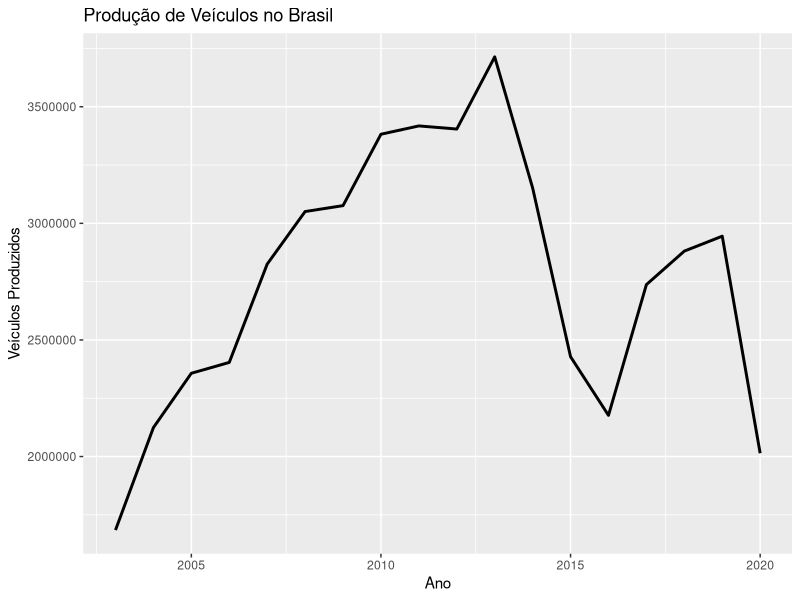
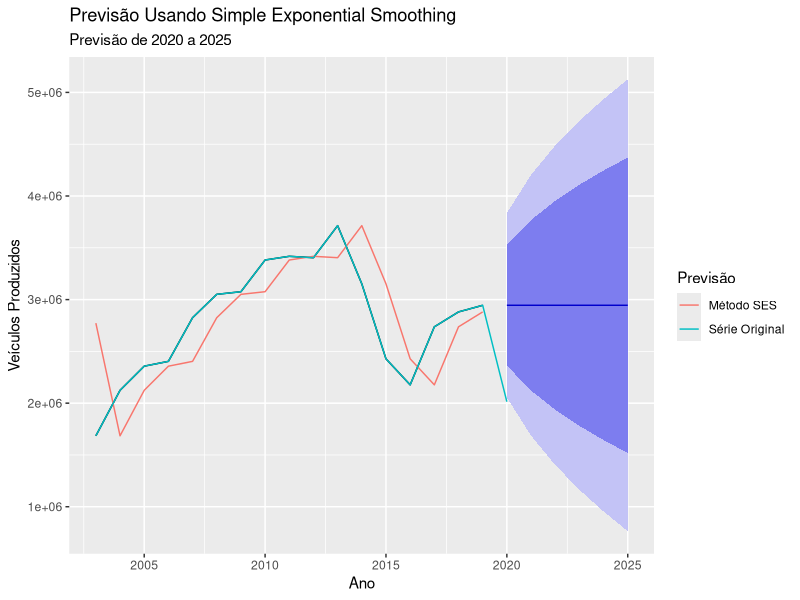
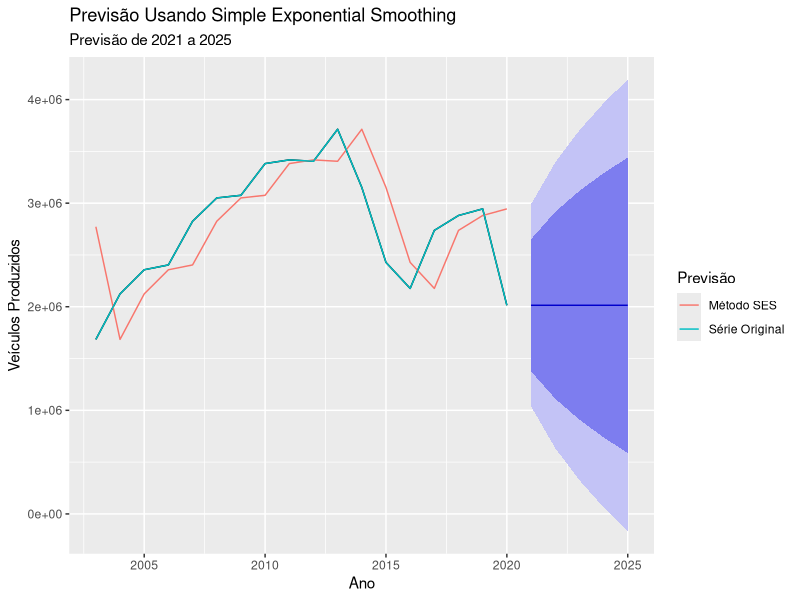
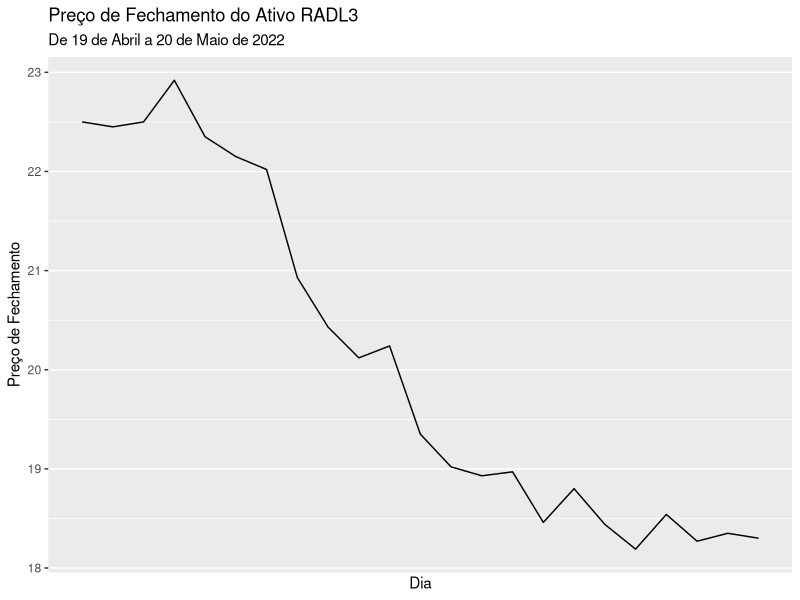
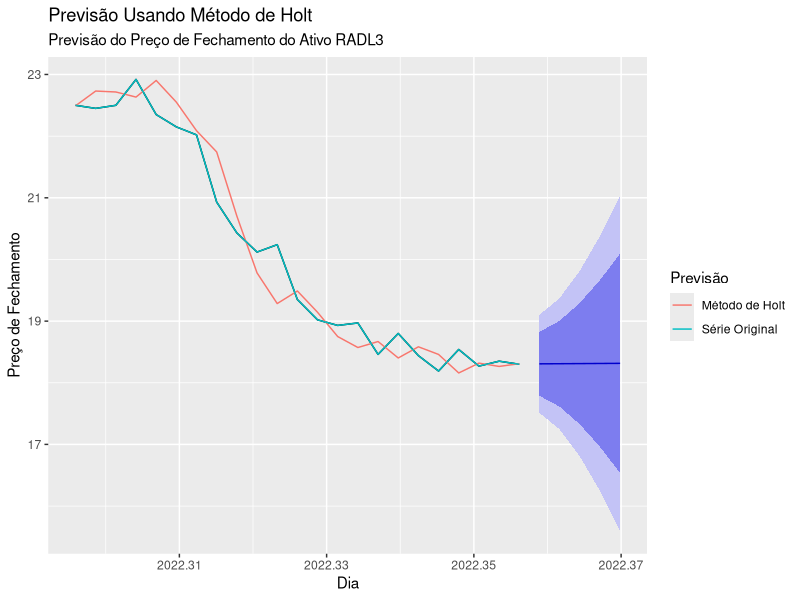
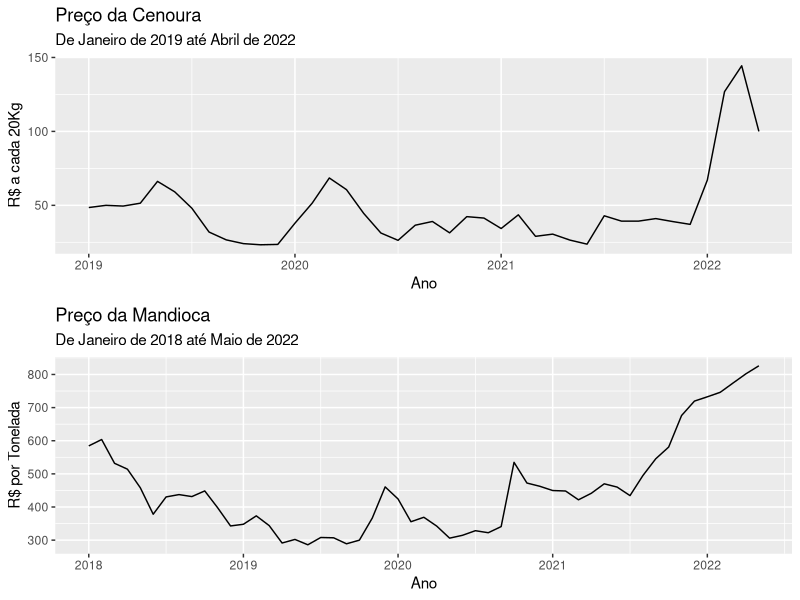
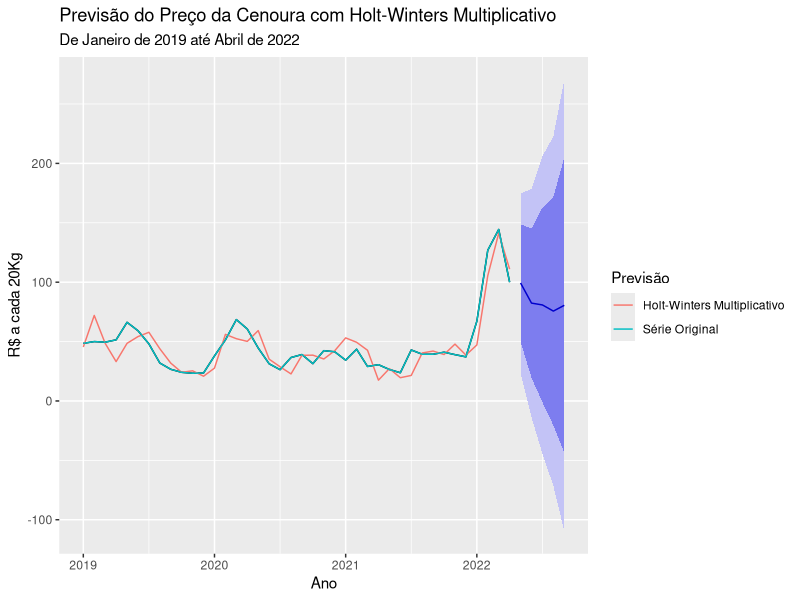
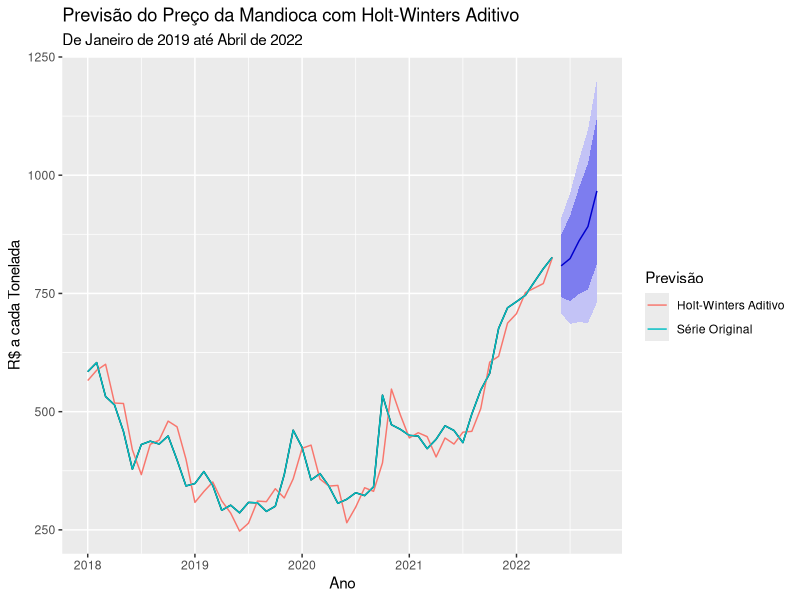

Recreate these plots in R, in order.
## ---- chunk 1
#dev.off(dev.list()["RStudioGD"])
rm(list=ls())
cat("\f")

knitr::opts_chunk$set(echo = TRUE)
library(tidyverse)
library(ggplot2)
library(forecast)
library(lubridate)
library(gridExtra)
library(readxl)
library(knitr)
library(stats)
## ---- chunk 2
veiculos <- c(1684715, 2124177, 2357172, 2403680, 2825224, 3050629, 3076000, 3382135, 3417782, 3404384, 3713813, 3151831, 2428089, 2176784, 2737256, 2881018, 2944988, 2014055)

veiculos.ts <- ts(veiculos, start = 2003, end = 2020, frequency = 1)


autoplot(veiculos.ts, lwd = 1) +  
  xlab('Ano') + 
  ylab('Veículos Produzidos') + 
  ggtitle('Produção de Veículos no Brasil')
## ---- chunk 3
veiculos.trim <- veiculos[1:length(veiculos) - 1]
veiculos.trim.ts <- ts(veiculos.trim, start = 2003, end = 2019)
veiculos.trim.projetada <- ses(veiculos.trim.ts, initial = 'optimal', h = 6)
autoplot(veiculos.trim.projetada) +
  ggtitle('Previsão Usando Simple Exponential Smoothing', subtitle = 'Previsão de 2020 a 2025') + 
  autolayer(fitted(veiculos.trim.projetada), series = 'Método SES') +
  autolayer(veiculos.ts, series = 'Série Original') +
  xlab('Ano') +
  ylab('Veículos Produzidos')+
  guides(colour = guide_legend(title="Previsão"))
  

## ---- chunk 4
veiculos.projetada <- ses(veiculos.ts, h = 5, initial = 'optimal')
autoplot(veiculos.projetada) +
  ggtitle('Previsão Usando Simple Exponential Smoothing', subtitle = 'Previsão de 2021 a 2025') + 
  autolayer(fitted(veiculos.projetada), series = 'Método SES') +
  autolayer(veiculos.ts, series = 'Série Original') +
  xlab('Ano') +
  ylab('Veículos Produzidos') +
  guides(colour = guide_legend(title="Previsão"))

## ---- chunk 5
radl3 <- c(22.50, 22.45, 22.50, 22.92, 22.35, 22.15, 22.02, 20.93, 20.43, 20.12, 20.24, 19.35, 19.02, 18.93, 18.97, 18.46, 18.80, 18.44, 18.19, 18.54, 18.27, 18.35, 18.30)

dias <- seq(as.Date("2022-04-19"), as.Date("2022-05-20"), "day")

radl3.ts <- ts(radl3, frequency = 365, start = c(2022, as.numeric(format(dias[1], "%j"))))

autoplot(radl3.ts) +
  xlab('Dia') +
  ylab('Preço de Fechamento') +
  ggtitle('Preço de Fechamento do Ativo RADL3', subtitle = 'De 19 de Abril a 20 de Maio de 2022')

## ---- chunk 6
radl3.ts.projetada <- holt(radl3.ts, h = 5, initial = 'optimal', level = c(80, 95))

autoplot(radl3.ts.projetada) +
  autolayer(fitted(radl3.ts.projetada), series = 'Método de Holt') +
  autolayer(radl3.ts, series = "Série Original") + 
  ggtitle('Previsão Usando Método de Holt', subtitle = 'Previsão do Preço de Fechamento do Ativo RADL3') + 
  xlab('Dia') +
  ylab('Preço de Fechamento') +
  guides(colour = guide_legend(title="Previsão"))
## ---- chunk 7
cenoura <- c(48.51,50.00,49.50,51.45,66.20,59.15,48.05,31.94,26.65,24.11,23.32,23.57,37.93,51.44,68.50,60.59,44.56,31.29,26.33,36.56,39.08,31.40,42.35,41.39,34.33,43.58,29.04,30.53,26.50,23.75,42.93,39.33,39.33,41.04,39.00,37.13, 67.08,126.88,144.38,100.00) 

cenoura.ts <- ts(cenoura, frequency = 12, start = c(2019, 1), end = c(2022, 4))

cenoura.graph <- autoplot(cenoura.ts) +
                  ggtitle('Preço da Cenoura', subtitle = 'De Janeiro de 2019 até Abril de 2022') + 
                  xlab('Ano') +
                  ylab('R$ a cada 20Kg')

mandioca <- c(584.495,603.725,531.92,514.19,458.095,378.254,430.455,437.5,431.515,448.5775,397.82,342.8775,347.9633,373.325,343.932,291.395,302.186, 286.025,308.0425,307.114,288.9875,300.035,366.7,460.7375,424.276,355.615,369.06,342.44,306.0825,314.65,328.544,322.4175,340.9425, 534.842,472.385,462.595,449.7675,448.345,421.765,441.544,470.0475,460.1825,434.452,495.03,545.75,581.012,676.13,719.7,732.645,746.255, 774.4075,802.212,826.255)

mandioca.ts <- ts(mandioca, frequency = 12, start = c(2018, 1), end = c(2022, 5))
mandioca.graph <- autoplot(mandioca.ts) +
                  ggtitle('Preço da Mandioca', subtitle = 'De Janeiro de 2018 até Maio de 2022') + 
                  xlab('Ano') +
                  ylab('R$ por Tonelada')

grid.arrange(cenoura.graph, mandioca.graph, nrow = 2)
## ---- chunk 8
cenoura.ts.ad <- hw(cenoura.ts, h = 5, seasonal = "additive")
cenoura.ts.ad$model
## ---- chunk 9
cenoura.ts.mu <- hw(cenoura.ts, h = 5, seasonal = "multiplicative")
cenoura.ts.mu$model
## ---- chunk 10
autoplot(cenoura.ts.mu) +
  autolayer(fitted(cenoura.ts.mu), series = "Holt-Winters Multiplicativo") +
  autolayer(cenoura.ts, series = "Série Original") +
  ggtitle('Previsão do Preço da Cenoura com Holt-Winters Multiplicativo',
          subtitle = 'De Janeiro de 2019 até Abril de 2022') + 
  xlab('Ano') +
  ylab('R$ a cada 20Kg') +
  guides(colour = guide_legend(title="Previsão"))
## ---- chunk 11
mandioca.ts.ad <- hw(mandioca.ts, h = 5, seasonal = "additive")
mandioca.ts.ad$model
## ---- chunk 12
mandioca.ts.mu <- hw(mandioca.ts, h = 5, seasonal = "multiplicative")
mandioca.ts.mu$model
## ---- chunk 13
autoplot(mandioca.ts.ad) +
  autolayer(fitted(mandioca.ts.ad), series = "Holt-Winters Aditivo") +
  autolayer(mandioca.ts, series = "Série Original") +
  ggtitle('Previsão do Preço da Mandioca com Holt-Winters Aditivo',
          subtitle = 'De Janeiro de 2019 até Abril de 2022') + 
  xlab('Ano') +
  ylab('R$ a cada Tonelada') +
  guides(colour = guide_legend(title="Previsão"))
## ---- chunk 14
Sept11Travel <- read_excel("Sept11Travel.xls")

air.antes <- ts(Sept11Travel$`Air RPM (000s)`, frequency = 12, start = c(1990, 01), end = c(2001, 08))
fer.antes <- ts(Sept11Travel$`Rail PM`, frequency = 12, start = c(1990, 01), end = c(2001, 08))
aut.antes <- ts(Sept11Travel$`VMT (billions)`, frequency = 12, start = c(1990, 01), end = c(2001, 08))
  
autoplot(air.antes) + 
  ggtitle('Movimentação de Passageiros por Vias Aéreas',
          subtitle = 'De Janeiro de 1990 até Outubro de 2001') +
  xlab('Ano') +
  ylab('Passageiros-Milhas Aéreas')

autoplot(fer.antes) + 
  ggtitle('Movimentação de Passageiros por Ferrovias',
          subtitle = 'De Janeiro de 1990 até Outubro de 2001') +
  xlab('Ano') +
  ylab('Passageiros-Milhas Ferroviárias')

autoplot(aut.antes) + 
  ggtitle('Movimentação de Passageiros por Automóveis',
          subtitle = 'De Janeiro de 1990 até Outubro de 2001') +
  xlab('Ano') +
  ylab('Milhas Percorridas')
## ---- chunk 15
air.antes.holt <- holt(air.antes, alpha = 0.05)

autoplot(air.antes) + 
  autolayer(air.antes, series = "Original") + 
  autolayer(fitted(air.antes.holt), series = "Holt") + 
  ggtitle('Movimentação de Passageiros por Vias Aéreas',
          subtitle = 'De Janeiro de 1990 até Outubro de 2001') +
  xlab('Ano') +
  ylab('Passageiros-Milhas Aéreas')

fer.antes.holt <- holt(fer.antes, alpha = 0.05)
autoplot(fer.antes) + 
  autolayer(fer.antes, series = "Original") + 
  autolayer(fitted(fer.antes.holt), series = "Holt") + 
  ggtitle('Movimentação de Passageiros por Ferrovias',
          subtitle = 'De Janeiro de 1990 até Outubro de 2001') +
  xlab('Ano') +
  ylab('Passageiros-Milhas Ferroviárias')


aut.antes.holt <- holt(aut.antes, alpha = 0.05)
autoplot(aut.antes) + 
  autolayer(aut.antes, series = "Original") + 
  autolayer(fitted(aut.antes.holt), series = "Holt") + 
  ggtitle('Movimentação de Passageiros por Automóveis',
          subtitle = 'De Janeiro de 1990 até Outubro de 2001') +
  xlab('Ano') +
  ylab('Milhas Percorridas')


## ---- chunk 16
velocidade <- c(47.12,45.01,44.69,45.41,45.45,44.77,45.24,45.27,46.93,47.97,
                45.27,45.10,43.31,44.97,45.31,45.23,42.92,44.99,45.12,46.67,
                44.62,45.11,45.18,45.91,48.39,46.74,46.62,45.31,44.69,46.39,
                43.79,44.28,46.04,46.45,46.31,45.65,46.28,44.11,46.00,46.70,
                47.84,48.24,45.59,46.56,45.02,43.67,44.53,44.37,44.62,46.71,
                45.71,43.84,45.09,44.16,46.21,45.11,46.16,46.50,44.88,45.68,
                44.40,44.17,45.18,43.73,45.14,47.98,46.52,46.89,46.01,44.98,
                45.76,45.38,45.33,44.07,44.02,45.69,44.59,43.45,44.75,45.46,
                43.73,44.15,44.05,44.83,43.93,44.40,45.25,44.80,44.75,44.50,
                45.12,45.28,45.15,46.24,46.15,46.57,45.51,46.98,46.64,44.31)

plot(velocidade[1:78], type = "o", 
     xlab = "Semana", ylab = "Velocidade", 
     ylim = c(43, 49),
     main = "Velocidade Média Semanal")
## ---- chunk 17
velocidade.ts <- ts(velocidade)

velocidade.prev01 <- ses(velocidade.ts, alpha = 0.1, initial = "simple")
velocidade.prev02 <- ses(velocidade.ts, alpha = 0.2, initial = "simple")
velocidade.prev03 <- ses(velocidade.ts, alpha = 0.3, initial = "simple")
velocidade.prev04 <- ses(velocidade.ts, alpha = 0.4, initial = "simple")
velocidade.prev05 <- ses(velocidade.ts, alpha = 0.5, initial = "simple")
velocidade.prev09 <- ses(velocidade.ts, alpha = 0.9, initial = "simple")

velocidade.prev.optimal <- ses(velocidade.ts, initial = "optimal", h = 11)

velocidade.results <- cbind(c(0.1, 0.2, 0.3, 0.4, 0.5, 0.9, 0.2294),
                            c(velocidade.prev01$model$SSE,
                              velocidade.prev02$model$SSE,
                              velocidade.prev03$model$SSE,
                              velocidade.prev04$model$SSE,
                              velocidade.prev05$model$SSE,
                              velocidade.prev09$model$SSE,
                              "Valor Encontrado pela Função SES"))

kable(velocidade.results, align = "c", col.names = c("Valor de Alfa", "SSE"))
## ---- chunk 18
velocidade.ts <- ts(velocidade[1:78])
velocidade.prev04 <- ses(velocidade.ts, alpha = 0.4, initial = "simple")

velocidade.real <- ts(velocidade[79:90], start = 79, end = 90, frequency = 1)

autoplot(velocidade.prev04) + 
  autolayer(velocidade.ts, series = "Speed") +
  autolayer(fitted(velocidade.prev04), series = "Smoothed") + 
  autolayer(velocidade.real, series = "Actual") +
  guides(colour = guide_legend(title="Variable")) + 
  xlab("Week") + 
  ylab("Speed") + 
  ggtitle("Previsões para os dados de velocidade média semanal", subtitle = "Para as semanas 79-90")
## ---- chunk 19
galoes <- c(106, 110, 108, 97, 210, 136, 128, 134, 107, 123, 139, 140, 144, 94, 108, 168, 179, 120)

galoes.ses1 <- c(galoes[1])
galoes.ses2 <- c(sum(galoes[1:6]) / 6)
alpha <- 0.1

for(i in 2:length(galoes)){
  galoes.ses1[i] <- alpha * galoes[i] + (1 - alpha) * galoes.ses1[i - 1]
  galoes.ses2[i] <- alpha * galoes[i] + (1 - alpha) * galoes.ses2[i - 1]
}

plot(galoes, type = "o", col = "blue", ylab = "Gallons", 
  xlab = "Week Number", main = "Exponential Smoothing -- Method A")
  lines(galoes.ses1, col = "red")
  points(galoes.ses1, col = "red")

plot(galoes, type = "o", col = "blue", ylab = "Gallons", 
  xlab = "Week Number", main = "Exponential Smoothing -- Method B")
  lines(galoes.ses2, col = "red")
  points(galoes.ses2, col = "red") 
## ---- chunk 20
print(c("Previsão do Primeiro Método", alpha * galoes[length(galoes)] + (1 - alpha) * galoes.ses1[length(galoes)]))
print(c("Previsão do Segundo Método", alpha * galoes[length(galoes)] + (1 - alpha) * galoes.ses2[length(galoes)]))
## ---- chunk 21
galoes.ts <- ts(galoes)

galoes.ts.prevfix <- ses(galoes.ts, alpha = 0.1, initial = "simple", h = 1)
galoes.ts.prevopt <- ses(galoes.ts, initial = "optimal")

print("Modelo com alpha = 0.1")
galoes.ts.prevfix$fitted

print("Modelo Ótimo")
galoes.ts.prevopt$fitted

## ---- chunk 22
vendas <- c(6.05, 5.99, 5.62, 5.59, 5.80, 6.45, 5.72, 5.92, 6.35, 5.94, 6.20, 6.29)
vendas.ts <- ts(vendas)
## ---- chunk 23
vendas.prev.1 <- ses(vendas.ts, alpha = 0.1, initial = "simple", h = 1)
vendas.prev.1
## ---- chunk 24
vendas.prev.5 <- ses(vendas.ts, alpha = 0.5, initial = "simple", h = 1)
vendas.prev.5
## ---- chunk 25
vendas.prev.9 <- ses(vendas.ts, alpha = 0.9, initial = "simple", h = 1)
vendas.prev.9
## ---- chunk 26
vendas.table <- cbind(c("Jan", "Fev", "Mar", "Abr", "Mai", "Jun", 
                        "Jul", "Ago", "Set", "Out", "Nov", "Dez", "Jan"),
                      c(1, 2, 3, 4, 5, 6, 7, 8, 9, 10, 11, 12, 13),
                      c(6.05, 5.99, 5.62, 5.59, 5.80, 6.45, 5.72, 5.92, 6.35, 5.94, 6.20, 6.29, "--"),
                      round(c(fitted(vendas.prev.1), vendas.prev.1$fitted[1]), 2),
                      round(c(fitted(vendas.prev.5), vendas.prev.5$fitted[1]), 2),
                      round(c(fitted(vendas.prev.9), vendas.prev.9$fitted[1]), 2))




kable(vendas.table, align = "c", col.names = c("Mês", "T", "Vendas", "alfa = 0.1", "alfa = 0.5", "alfa = 0.9"))


autoplot(vendas.ts) +
  autolayer(fitted(vendas.prev.1), series = "Alpha 0.1") +
  autolayer(fitted(vendas.prev.5), series = "Alpha 0.5") +
  autolayer(fitted(vendas.prev.9), series = "Alpha 0.9") + 
  guides(colour = guide_legend(title="Série")) + 
  ylab("Vendas") + 
  xlab("Mês") 
## ---- chunk 27
vendas.prev.holt <- holt(vendas.ts, alpha = 0.2, beta = 0.5, h = 1, initial = "simple")
vendas.prev.holt$fitted[1]
## ---- chunk 28
accuracy(vendas.prev.1)
accuracy(vendas.prev.5)
accuracy(vendas.prev.9)
accuracy(vendas.prev.holt)

## ---- chunk 29
vendas.prev.holt

autoplot(vendas.prev.holt) +
  autolayer(fitted(vendas.prev.holt), series = "Holt") +
  autolayer(vendas.ts, series = "Original") +
  guides(colour = guide_legend(title="Série")) + 
  ylab("Vendas") + 
  xlab("Mês") 

## ---- chunk 30
vendas.prev.optimal <- holt(vendas.ts, initial = "optimal", h = 1)
vendas.prev.optimal$model
## ---- chunk 31
amtrak.data <- read.csv("Amtrak_Data.csv")
passageiros.ts <- ts(amtrak.data$Passageiros, start = c(1991, 1), end = c(2004, 3), frequency = 12)
plot(passageiros.ts, xlab = "Tempo", ylab = "Passageiros", ylim = c(1300, 2300), bty = "l")

nvalid <- 36
ntrain <- length(passageiros.ts) - nvalid

train.ts <- window(passageiros.ts, start = c(1991, 1), end = c(1991, ntrain))
valid.ts <- window(passageiros.ts, start = c(1991, ntrain + 1), end = c(1991, ntrain + nvalid))

passageiros.lm <- tslm(train.ts ~ trend + I(trend^2))
passageiros.lm.pred <- forecast(passageiros.lm, h = nvalid, level = 0)

plot(passageiros.lm.pred, ylim = c(1300, 2600), ylab = "Passageiros",
     xlab = "Tempo", bty = "l", xaxt = "n", xlim = c(1991, 2006.25), main = "", flty = 2)

axis(1, at = seq(1991, 2006, 1), labels = format(seq(1991, 2006, 1)))
lines(passageiros.lm$fitted, lwd = 2)
lines(valid.ts)
## ---- chunk 32
erro <- c(passageiros.lm.pred$residuals, valid.ts - passageiros.lm.pred$mean)
print(c("Média do Vetor de Erro:",  mean(erro)))
print(c("Desvio-Padrão do Vetor de Erro:", sd(erro)))
## ---- chunk 33
erro.ts <- ts(erro, start = c(1991, 1), end = c(2004, 3), frequency = 12)
plot(erro.ts, xlab = "Tempo", ylab = "Erro", bty = "l", col = "red", main = "Valores do Erro")

z.erro <- scale(erro)
ks.test(z.erro, "pnorm", 0, 1)

## ---- chunk 34
ganhos <- c(0.3, 0.46, 0.345, 0.91, 0.33, 0.545, 0.44, 1.04, 0.495, 0.68, 0.545, 1.285, 0.55, 0.87, 0.66, 1.58, 0.59, 0.99, 0.83, 1.73, 0.61, 1.05, 0.92, 2.04, 0.7, 1.23, 1.06, 2.32, 0.82, 1.41, 1.25, 2.73)

ganhos.ts <- ts(ganhos, frequency = 4)

# Holt-Winters com alpha = 0.5, gamma = 0.5, delta = 0.7
# alpha -> level
# gamma -> trend
# delta -> season
ganhos.hw <- hw(ganhos.ts, seasonal = "additive", h = 4, alpha = 0.5, beta = 0.5, gamma = 0.7, initial = "simple", level = 0.95)

autoplot(ganhos.hw) + 
  autolayer(fitted(ganhos.hw), series = "Predicted") + 
  autolayer(ganhos.ts, series = "Actual")+
  guides(colour = guide_legend(title="Series")) + 
  ylab("Earnings") + 
  xlab("Time") 
## ---- chunk 35
mape <- 0
mad <- 0
msd <- 0

for(i in 1:length(ganhos.ts)){
  mape <- mape + abs((ganhos.ts[i] - fitted(ganhos.hw)[i]) / ganhos.ts[i])
  mad <- mad + abs(ganhos.ts[i] - fitted(ganhos.hw)[i])
  msd <- msd + abs(ganhos.ts[i] - fitted(ganhos.hw)[i])^2
}

print(c("MAPE: ", mape * 100 / length(ganhos.ts)))
print(c("MAD: ", mad / length(ganhos.hw)))
print(c("MSD: ", msd / length(ganhos.hw)))

## ---- chunk 36
round(accuracy(ganhos.hw), 2)

## ---- chunk 37
ganhos.hw.ad <- hw(ganhos.ts, seasonal = "additive", h = 4, initial = "optimal", level = 0.95)
ganhos.hw.ad$model
ganhos.hw.mu <- hw(ganhos.ts, seasonal = "multiplicative", h = 4, initial = "optimal", level = 0.95)
ganhos.hw.mu$model

## ---- chunk 38
parametros.hw <- cbind(c("alpha = 0.0176", "beta  = 0.0176", "gamma = 0.9824"), c("alpha = 0.1979", "beta  = 0.0301", "gamma = 1e-04"))

kable(parametros.hw, align = "c", col.names = c("Aditivo", "Multiplicativo"))
## ---- chunk 39
round(accuracy(ganhos.hw.mu), 2)
ganhos.hw.mu$fitted
## ---- chunk 40
ganhos.hw.ad$fitted
## ---- chunk 41
autoplot(ganhos.hw.mu) + 
  autolayer(fitted(ganhos.hw.mu), series = "Predicted") + 
  autolayer(ganhos.ts, series = "Actual")+
  guides(colour = guide_legend(title="Series")) + 
  ylab("Earnings") + 
  xlab("Time") 

## ---- chunk 42
# Dados
sales <- c(490, 370, 330, 610, 571, 482, 557, 861, 895, 753, 1190, 1255, 786, 1684, 1868, 1589)
sales.ts <- ts(sales, frequency = 4)

# Ajuste do Barlow
# Parametros do Barlow alpha <- 0.05 beta <- 1 gamma <- 1
sales.hw.barlow <- hw(sales.ts, alpha = 0.05, beta = 1, gamma = 1, seasonal = "multiplicative", initial = "simple")

# Cortar series para considerar apenas a partir do primeiro mes
sales.ts.window <- window(sales.ts, start = 2)
sales.hw.barlow.fitted <- window(fitted(sales.hw.barlow), start = 2)

autoplot(sales.hw.barlow.fitted) + 
  autolayer(sales.hw.barlow.fitted, series = "Holt-Winters") +
  autolayer(sales.ts.window, series = "Actual Sales") + 
  ggtitle("Ajuste de Holt-Winters com os Parâmetros do Barlow") + 
  guides(colour = guide_legend(title="Series")) + 
  ylab("Sales") + 
  xlab("Quarterly Time Periods") 
## ---- chunk 43
round(accuracy(sales.hw.barlow), 2)
## ---- chunk 44
sales.hw.optimal <- hw(sales.ts, seasonal = "multiplicative", initial = "optimal")
round(accuracy(sales.hw.optimal), 2)
## ---- chunk 45
sales.hw.optimal$model

sales.hw.optimal$fitted
## ---- chunk 46
tumblr <- read_csv("Tumblr.csv")

pessoas.ts <- ts(tumblr$`People Worldwide`) / 1000000

pessoas.ets.AAN <- ets(pessoas.ts, model = "AAN")
pessoas.ets.MMN <- ets(pessoas.ts, model = "MMN", damped = FALSE)
pessoas.ets.MMdN <- ets(pessoas.ts, model = "MMN", damped = TRUE)

# Figura com h = 5

pessoas.ets.AAN.pred <- forecast(pessoas.ets.AAN, h = 5, level = c(0.2, 0.4, 0.6, 0.8))
pessoas.ets.MMN.pred <- forecast(pessoas.ets.MMN, h = 5, level = c(0.2, 0.4, 0.6, 0.8))
pessoas.ets.MMdN.pred <- forecast(pessoas.ets.MMdN, h = 5, level = c(0.2, 0.4, 0.6, 0.8))

par(mfrow = c(1,3))

plot(pessoas.ets.AAN.pred, xlab = "Meses", ylab = "Pessoas (Em Milhões)", ylim = c(0, 1000))
plot(pessoas.ets.MMN.pred, xlab = "Meses", ylab = "Pessoas (Em Milhões)", ylim = c(0, 1000))
plot(pessoas.ets.MMdN.pred, xlab = "Meses", ylab = "Pessoas (Em Milhões)", ylim = c(0, 1000))

# Figura com h = 10

pessoas.ets.AAN.pred <- forecast(pessoas.ets.AAN, h = 10, level = c(0.2, 0.4, 0.6, 0.8))
pessoas.ets.MMN.pred <- forecast(pessoas.ets.MMN, h = 10, level = c(0.2, 0.4, 0.6, 0.8))
pessoas.ets.MMdN.pred <- forecast(pessoas.ets.MMdN, h = 10, level = c(0.2, 0.4, 0.6, 0.8))

par(mfrow = c(1,3))

plot(pessoas.ets.AAN.pred, xlab = "Meses", ylab = "Pessoas (Em Milhões)", ylim = c(0, 1000))
plot(pessoas.ets.MMN.pred, xlab = "Meses", ylab = "Pessoas (Em Milhões)", ylim = c(0, 1000))
plot(pessoas.ets.MMdN.pred, xlab = "Meses", ylab = "Pessoas (Em Milhões)", ylim = c(0, 1000))

